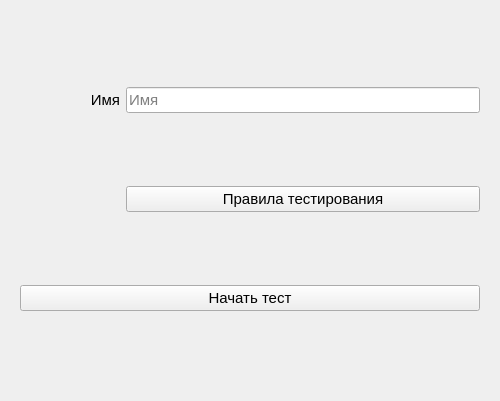
<?xml version="1.0" encoding="UTF-8"?>
<ui version="4.0">
 <class>WelcomeToTesting</class>
 <widget class="QWidget" name="WelcomeToTesting">
  <property name="geometry">
   <rect>
    <x>0</x>
    <y>0</y>
    <width>500</width>
    <height>401</height>
   </rect>
  </property>
  <property name="windowTitle">
   <string>WelcomeToTesting</string>
  </property>
  <layout class="QGridLayout" name="gridLayout">
   <item row="0" column="0">
    <widget class="QWidget" name="centralwidget" native="true">
     <layout class="QGridLayout" name="gridLayout_2">
      <item row="2" column="0" colspan="2">
       <widget class="QPushButton" name="startTestingButton">
        <property name="font">
         <font>
          <pointsize>11</pointsize>
         </font>
        </property>
        <property name="text">
         <string>Начать тест</string>
        </property>
       </widget>
      </item>
      <item row="0" column="0">
       <widget class="QLabel" name="usernameLabel">
        <property name="minimumSize">
         <size>
          <width>100</width>
          <height>0</height>
         </size>
        </property>
        <property name="font">
         <font>
          <pointsize>11</pointsize>
         </font>
        </property>
        <property name="text">
         <string>Имя</string>
        </property>
        <property name="alignment">
         <set>Qt::AlignRight|Qt::AlignTrailing|Qt::AlignVCenter</set>
        </property>
       </widget>
      </item>
      <item row="1" column="1">
       <widget class="QPushButton" name="showTestingRulesButton">
        <property name="font">
         <font>
          <pointsize>11</pointsize>
         </font>
        </property>
        <property name="text">
         <string>Правила тестирования</string>
        </property>
       </widget>
      </item>
      <item row="0" column="1">
       <widget class="QLineEdit" name="usernameLineEdit">
        <property name="font">
         <font>
          <pointsize>11</pointsize>
         </font>
        </property>
        <property name="text">
         <string/>
        </property>
        <property name="placeholderText">
         <string>Имя</string>
        </property>
       </widget>
      </item>
     </layout>
    </widget>
   </item>
  </layout>
 </widget>
 <resources/>
 <connections/>
</ui>
